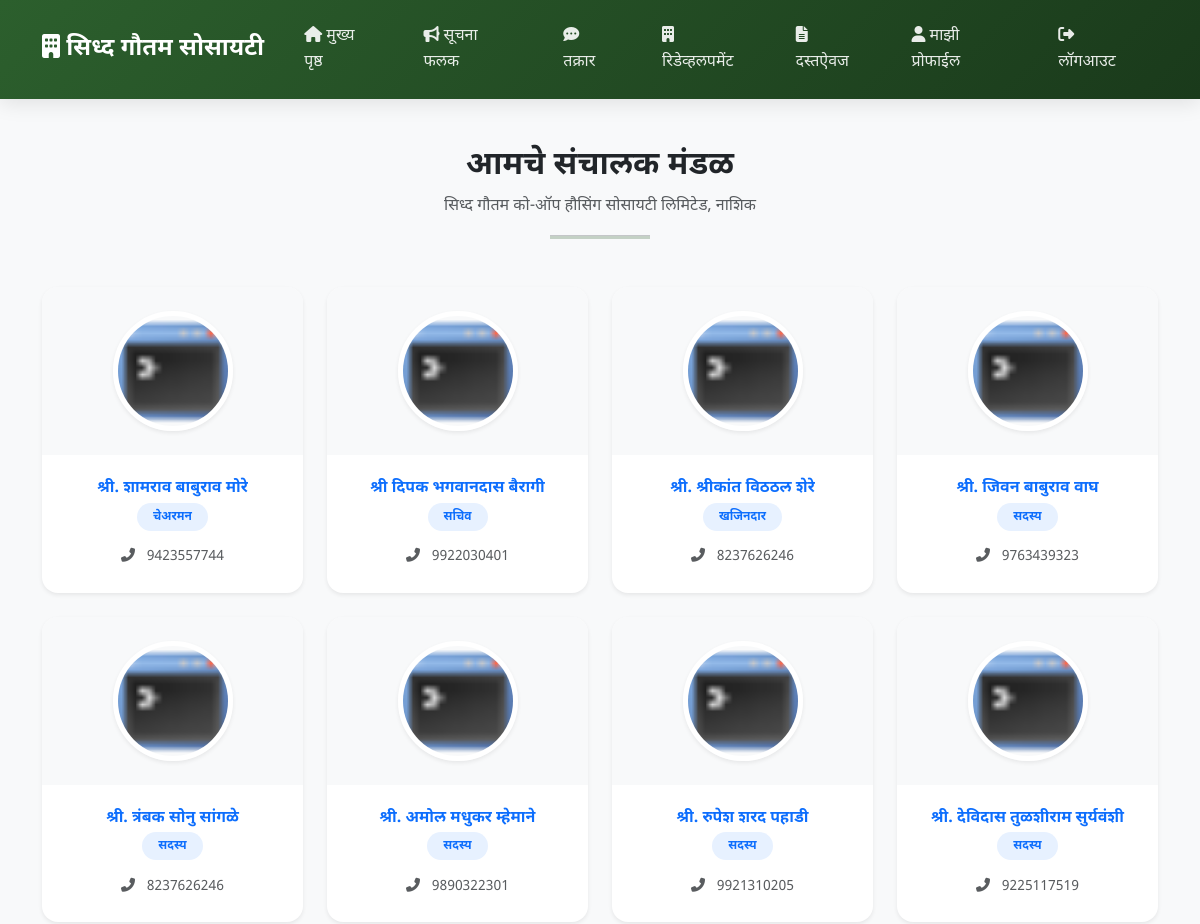
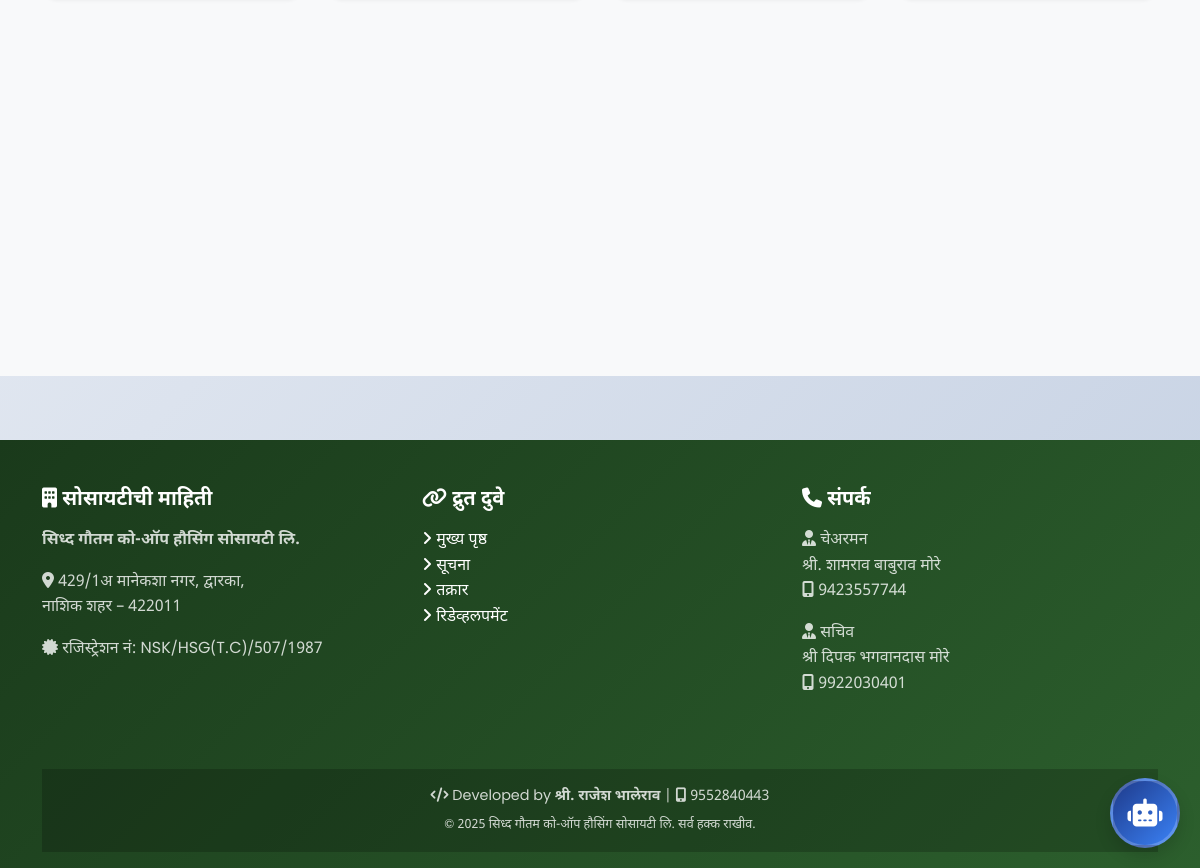
Page /member/director-board (signed in) on the committed database (2 pictures, top to bottom).
### app.py (models this page shows)
class Director(db.Model):
    __tablename__ = 'director_board'
    id = db.Column(db.Integer, primary_key=True)
    name = db.Column(db.String(200), nullable=False)
    position = db.Column(db.String(100), nullable=False)
    mobile = db.Column(db.String(15), nullable=False)
    photo = db.Column(db.String(300), default='default_user.png')
    created_at = db.Column(db.DateTime, default=datetime.utcnow)

### app.py (the view)
@app.route('/member/director-board')
@login_required
def member_director_board():
    directors = Director.query.order_by(Director.id).all()
    return render_template('member/director_board.html', directors=directors)

### app.py (called while the page is built)
def login_required(f):
    @wraps(f)
    def decorated_function(*args, **kwargs):
        if 'user_id' not in session:
            flash('कृपया प्रथम लॉगिन करा', 'warning')
            return redirect(url_for('login'))
        return f(*args, **kwargs)
    return decorated_function

### app/templates/member/director_board.html (shortened to what this page needs)
{% extends 'base.html' %}
{% block content %}
<section class="py-5" style="background: #f8f9fa;">
    <div class="container">
        <div class="text-center mb-5">
            <h2 class="fw-bold text-dark">आमचे संचालक मंडळ</h2>
            <p class="text-muted">सिध्द गौतम को-ऑप हौसिंग सोसायटी लिमिटेड, नाशिक</p>
            <hr class="mx-auto" style="width: 100px; height: 4px; background: var(--primary-color);">
        </div>
        <div class="row g-4 justify-content-center">
            {% for d in directors %}
            <div class="col-lg-3 col-md-4 col-sm-6 animate__animated animate__fadeInUp">
                <div class="card h-100 border-0 shadow-sm rounded-4 overflow-hidden text-center member-card hover-lift">
                    <div class="card-img-top bg-light p-4">
                        <img src="{{ url_for('static', filename='uploads/directors/' + d.photo) }}" alt="{{ d.name }}"
                            class="rounded-circle shadow-sm"
                            style="width: 120px; height: 120px; object-fit: cover; border: 5px solid white;">
                    </div>
                    <div class="card-body">
                        <h6 class="fw-bold mb-1 text-primary">{{ d.name }}</h6>
                        <span class="badge bg-soft-primary text-primary mb-3 rounded-pill px-3">{{ d.position }}</span>
                        <div class="text-muted small">
                            <i class="fas fa-phone-alt me-2"></i> {{ d.mobile }}
                        </div>
                    </div>
                </div>
            </div>
            {% endfor %}
        </div>
    </div>
</section>
{% endblock %}

### app/templates/base.html (shortened to what this page needs)
<!DOCTYPE html>
<html lang="mr">
<head>
    <link href="https://cdn.jsdelivr.net/npm/bootstrap@5.3.0/dist/css/bootstrap.min.css" rel="stylesheet">
    <link rel="stylesheet" href="https://cdnjs.cloudflare.com/ajax/libs/font-awesome/6.4.0/css/all.min.css">
    <link rel="stylesheet" href="{{ url_for('static', filename='css/style.css') }}?v=1.1">
    <link rel="stylesheet" href="{{ url_for('static', filename='css/ai_assistant.css') }}?v=debug_admin_2">
</head>
<body data-user-role="{{ session.get('role', 'guest') }}">
    <nav class="navbar navbar-expand-lg navbar-dark">
        <div class="container">
            <a class="navbar-brand" href="{{ url_for('index') }}">
                <i class="fas fa-building"></i> सिध्द गौतम सोसायटी
            </a>
            <div class="collapse navbar-collapse" id="navbarNav">
                <ul class="navbar-nav ms-auto">
                    {% if session.get('user_id') %}
                    {% if session.get('role') == 'admin' %}
                    <li class="nav-item">
                        <a class="nav-link" href="{{ url_for('admin_dashboard') }}">
                            <i class="fas fa-tachometer-alt"></i> डॅशबोर्ड
                        </a>
                    </li>
                    <li class="nav-item">
                        <a class="nav-link" href="{{ url_for('admin_members') }}">
                            <i class="fas fa-users"></i> सदस्य
                        </a>
                    </li>
                    <li class="nav-item">
                        <a class="nav-link" href="{{ url_for('admin_director_board') }}">
                            <i class="fas fa-user-tie"></i> संचालक मंडळ
                        </a>
                    </li>
                    <li class="nav-item">
                        <a class="nav-link" href="{{ url_for('admin_notices') }}">
                            <i class="fas fa-bullhorn"></i> सूचना
                        </a>
                    </li>
                    <li class="nav-item">
                        <a class="nav-link" href="{{ url_for('admin_complaints') }}">
                            <i class="fas fa-comments"></i> तक्रारी
                        </a>
                    </li>
                    <li class="nav-item">
                        <a class="nav-link" href="{{ url_for('admin_redevelopment') }}">
                            <i class="fas fa-building"></i> रिडेव्हलपमेंट
                        </a>
                    </li>
                    <li class="nav-item">
                        <a class="nav-link" href="{{ url_for('admin_view') }}">
                            <i class="fas fa-eye"></i> पहा
                        </a>
                    </li>
                    {% else %}
                    <li class="nav-item">
                        <a class="nav-link" href="{{ url_for('member_dashboard') }}">
                            <i class="fas fa-home"></i> मुख्य पृष्ठ
                        </a>
                    </li>
                    <li class="nav-item">
                        <a class="nav-link" href="{{ url_for('member_notices') }}">
                            <i class="fas fa-bullhorn"></i> सूचना फलक
                        </a>
                    </li>
                    <li class="nav-item">
                        <a class="nav-link" href="{{ url_for('member_complaints') }}">
                            <i class="fas fa-comment-dots"></i> तक्रार
                        </a>
                    </li>
                    <li class="nav-item">
                        <a class="nav-link" href="{{ url_for('member_redevelopment') }}">
                            <i class="fas fa-building"></i> रिडेव्हलपमेंट
                        </a>
                    </li>
                    <li class="nav-item">
                        <a class="nav-link" href="{{ url_for('member_documents') }}">
                            <i class="fas fa-file-alt"></i> दस्तऐवज
                        </a>
                    </li>
                    <li class="nav-item">
                        <a class="nav-link" href="{{ url_for('member_profile') }}">
                            <i class="fas fa-user"></i> माझी प्रोफाईल
                        </a>
                    </li>
                    {% endif %}
                    <li class="nav-item">
                        <a class="nav-link" href="{{ url_for('logout') }}">
                            <i class="fas fa-sign-out-alt"></i> लॉगआउट
                        </a>
                    </li>
                    {% endif %}
                </ul>
            </div>
        </div>
    </nav>
    <main>
                    {% block content %}{% endblock %}
    </main>
    <footer class="footer">
        <div class="container">
            <div class="row">
                <div class="col-md-4 mb-4">
                    <h5><i class="fas fa-building"></i> सोसायटीची माहिती</h5>
                    <p><strong>सिध्द गौतम को-ऑप हौसिंग सोसायटी लि.</strong></p>
                    <p>
                        <i class="fas fa-map-marker-alt"></i>
                        429/1अ मानेकशा नगर, द्वारका,<br>
                        नाशिक शहर – 422011
                    </p>
                    <p>
                        <i class="fas fa-certificate"></i>
                        रजिस्ट्रेशन नं: NSK/HSG(T.C)/507/1987
                    </p>
                </div>
                <div class="col-md-4 mb-4">
                    <h5><i class="fas fa-link"></i> द्रुत दुवे</h5>
                    <ul class="list-unstyled">
                        <li><a href="{{ url_for('index') }}"><i class="fas fa-angle-right"></i> मुख्य पृष्ठ</a></li>
                        {% if session.get('user_id') %}
                        <li><a href="{{ url_for('member_notices') }}"><i class="fas fa-angle-right"></i> सूचना</a></li>
                        <li><a href="{{ url_for('member_complaints') }}"><i class="fas fa-angle-right"></i> तक्रार</a>
                        </li>
                        <li><a href="{{ url_for('member_redevelopment') }}"><i class="fas fa-angle-right"></i>
                                रिडेव्हलपमेंट</a></li>
                        {% else %}
                        <li><a href="{{ url_for('login') }}"><i class="fas fa-angle-right"></i> लॉगिन</a></li>
                        <li><a href="{{ url_for('register') }}"><i class="fas fa-angle-right"></i> नोंदणी</a></li>
                        {% endif %}
                    </ul>
                </div>
                <div class="col-md-4 mb-4">
                    <h5><i class="fas fa-phone"></i> संपर्क</h5>
                    <p>
                        <i class="fas fa-user-tie"></i> चेअरमन<br>
                        श्री. शामराव बाबुराव मोरे<br>
                        <i class="fas fa-mobile-alt"></i> 9423557744
                    </p>
                    <p>
                        <i class="fas fa-user-tie"></i> सचिव<br>
                        श्री दिपक भगवानदास मोरे<br>
                        <i class="fas fa-mobile-alt"></i> 9922030401
                    </p>
                </div>
            </div>
            <div class="developer-credit">
                <p class="mb-0">
                    <i class="fas fa-code"></i>
                    Developed by <strong>श्री. राजेश भालेराव</strong> |
                    <i class="fas fa-mobile-alt"></i> 9552840443
                </p>
                <p class="mb-0 mt-1">
                    <small>&copy; 2025 सिध्द गौतम को-ऑप हौसिंग सोसायटी लि. सर्व हक्क राखीव.</small>
                </p>
            </div>
        </div>
    </footer>
    {% if session.get('user_id') is not none or session.get('role') == 'admin' %}
    <div class="ai-chat-trigger shadow" title="Society AI असिस्टंट" style="display: flex !important;">
        <i class="fas fa-robot"></i>
    </div>
    {% endif %}
</body>
</html>

### app/static/css/style.css (style rules this page uses)
:root { --primary-color: #2c5f2d; --secondary-color: #97bc62; --accent-color: #ff6b35; --dark-green: #1a3a1b; --light-green: #e8f5e9; --text-dark: #2d3436; --text-light: #636e72; --bg-light: #f8f9fa; --white: #ffffff; --shadow: 0 4px 20px rgba(0, 0, 0, 0.1); --shadow-hover: 0 8px 30px rgba(0, 0, 0, 0.15); --border-radius: 12px; --transition: all 0.3s cubic-bezier(0.4, 0, 0.2, 1); }
* { margin: 0; padding: 0; box-sizing: border-box; }
body { font-family: 'Noto Sans Devanagari', 'Poppins', sans-serif; background: linear-gradient(135deg, #f5f7fa 0%, #c3cfe2 100%); color: var(--text-dark); line-height: 1.6; overflow-x: hidden; }
.navbar { background: linear-gradient(135deg, var(--primary-color) 0%, var(--dark-green) 100%); padding: 1rem 0; box-shadow: var(--shadow); position: sticky; top: 0; z-index: 1000; animation: slideInLeft 0.6s ease-out; }
.navbar-brand { font-size: 1.5rem; font-weight: 700; color: var(--white) !important; transition: var(--transition); }
.nav-link { color: rgba(255, 255, 255, 0.9) !important; font-weight: 500; margin: 0 0.5rem; padding: 0.5rem 1rem !important; border-radius: 8px; transition: var(--transition); position: relative; }
.nav-link::before { content: ''; position: absolute; bottom: 0; left: 50%; width: 0; height: 2px; background: var(--accent-color); transition: var(--transition); transform: translateX(-50%); }
.card { border: none; border-radius: var(--border-radius); box-shadow: var(--shadow); transition: var(--transition); overflow: hidden; background: var(--white); animation: fadeIn 0.6s ease-out; }
.card-body { padding: 1.5rem; }
.badge { padding: 0.5rem 1rem; border-radius: 20px; font-weight: 600; }
.footer { background: linear-gradient(135deg, var(--dark-green) 0%, var(--primary-color) 100%); color: var(--white); padding: 3rem 0 1rem; margin-top: 4rem; }
.footer h5 { font-weight: 700; margin-bottom: 1rem; }
.footer p { color: rgba(255, 255, 255, 0.8); }
.footer a { color: var(--white); text-decoration: none; transition: var(--transition); }
.developer-credit { background: rgba(0, 0, 0, 0.2); padding: 1rem 0; margin-top: 2rem; text-align: center; font-size: 0.9rem; }

### app/static/css/ai_assistant.css (style rules this page uses)
.ai-chat-trigger { position: fixed; bottom: 20px; right: 20px; width: 70px; height: 70px; background: linear-gradient(135deg, #1e3a8a 0%, #3b82f6 100%); border-radius: 50%; display: flex; align-items: center; justify-content: center; color: white; font-size: 28px; box-shadow: 0 10px 25px rgba(0, 0, 0, 0.3); cursor: pointer; z-index: 99999; transition: all 0.3s cubic-bezier(0.175, 0.885, 0.32, 1.275); border: 3px solid rgba(255, 255, 255, 0.2); }

### app/templates/member/director_board.html (style rules this page uses)
.bg-soft-primary { background: #e7f1ff; }
.member-card { transition: all 0.3s ease; }

### rows in the picture
Director: photo (placeholder picture), name "श्री. शामराव बाबुराव मोरे", position "चेअरमन", mobile "9423557744"
Director: photo (placeholder picture), name "श्री दिपक भगवानदास बैरागी", position "सचिव", mobile "9922030401"
Director: photo (placeholder picture), name "श्री. श्रीकांत विठठल शेरे", position "खजिनदार", mobile "8237626246"
Director: photo (placeholder picture), name "श्री. जिवन बाबुराव वाघ", position "सदस्य", mobile "9763439323"
Director: photo (placeholder picture), name "श्री. त्रंबक सोनु सांगळे", position "सदस्य", mobile "8237626246"
Director: photo (placeholder picture), name "श्री. अमोल मधुकर म्हेमाने", position "सदस्य", mobile "9890322301"
Director: photo (placeholder picture), name "श्री. रुपेश शरद पहाडी", position "सदस्य", mobile "9921310205"
Director: photo (placeholder picture), name "श्री. देविदास तुळशीराम सुर्यवंशी", position "सदस्य", mobile "9225117519"
